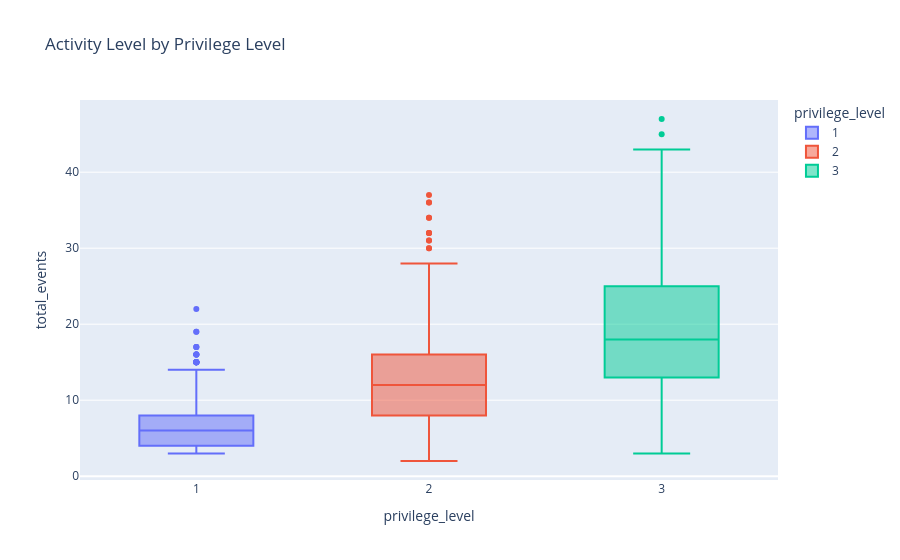

The notebook cell saved with this chart:
### Code cell
fig = px.box(
    sessions_df,
    x="privilege_level",
    y="total_events",
    color="privilege_level",
    hover_data=["session_id"],
    title="Activity Level by Privilege Level"
)

fig.show()

### Figure 1 — Plotly figure (JSON) as saved in the notebook; plotly's stock layout.template omitted (floating-point values rounded to 4 significant figures; data arrays with more than 128 entries replaced by an {"elided": "..."} marker saying what was removed)
{"data": [{"alignmentgroup": "True", "customdata": {"elided": "3215x1 str values"}, "hovertemplate": "privilege_level=%{x}<br>total_events=%{y}<br>session_id=%{customdata[0]}<extra></extra>", "legendgroup": "1", "marker": {"color": "#636efa"}, "name": "1", "notched": false, "offsetgroup": "1", "orientation": "v", "showlegend": true, "type": "box", "x": {"elided": "3215 int values"}, "x0": " ", "xaxis": "x", "y": {"elided": "3215 int values"}, "y0": " ", "yaxis": "y"}, {"alignmentgroup": "True", "customdata": {"elided": "1093x1 str values"}, "hovertemplate": "privilege_level=%{x}<br>total_events=%{y}<br>session_id=%{customdata[0]}<extra></extra>", "legendgroup": "2", "marker": {"color": "#EF553B"}, "name": "2", "notched": false, "offsetgroup": "2", "orientation": "v", "showlegend": true, "type": "box", "x": {"elided": "1093 int values"}, "x0": " ", "xaxis": "x", "y": {"elided": "1093 int values"}, "y0": " ", "yaxis": "y"}, {"alignmentgroup": "True", "customdata": {"elided": "403x1 str values"}, "hovertemplate": "privilege_level=%{x}<br>total_events=%{y}<br>session_id=%{customdata[0]}<extra></extra>", "legendgroup": "3", "marker": {"color": "#00cc96"}, "name": "3", "notched": false, "offsetgroup": "3", "orientation": "v", "showlegend": true, "type": "box", "x": {"elided": "403 int values"}, "x0": " ", "xaxis": "x", "y": {"elided": "403 int values"}, "y0": " ", "yaxis": "y"}], "layout": {"boxmode": "overlay", "legend": {"title": {"text": "privilege_level"}, "tracegroupgap": 0}, "title": {"text": "Activity Level by Privilege Level"}, "xaxis": {"anchor": "y", "categoryarray": [1, 2, 3], "categoryorder": "array", "domain": [0, 1], "title": {"text": "privilege_level"}}, "yaxis": {"anchor": "x", "domain": [0, 1], "title": {"text": "total_events"}}}}
